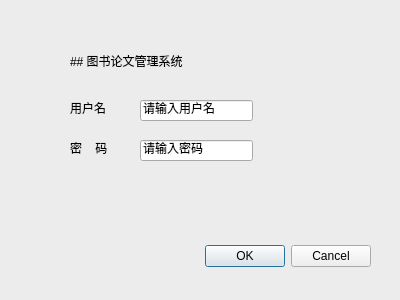
<?xml version="1.0" encoding="UTF-8"?>
<ui version="4.0">
 <class>Dialog</class>
 <widget class="QDialog" name="Dialog">
  <property name="geometry">
   <rect>
    <x>0</x>
    <y>0</y>
    <width>400</width>
    <height>300</height>
   </rect>
  </property>
  <property name="palette">
   <palette>
    <active>
     <colorrole role="Window">
      <brush brushstyle="SolidPattern">
       <color alpha="255">
        <red>240</red>
        <green>222</green>
        <blue>237</blue>
       </color>
      </brush>
     </colorrole>
    </active>
    <inactive>
     <colorrole role="Window">
      <brush brushstyle="SolidPattern">
       <color alpha="255">
        <red>236</red>
        <green>236</green>
        <blue>236</blue>
       </color>
      </brush>
     </colorrole>
    </inactive>
    <disabled>
     <colorrole role="Window">
      <brush brushstyle="SolidPattern">
       <color alpha="255">
        <red>240</red>
        <green>222</green>
        <blue>237</blue>
       </color>
      </brush>
     </colorrole>
    </disabled>
   </palette>
  </property>
  <property name="windowTitle">
   <string>Dialog</string>
  </property>
  <widget class="QDialogButtonBox" name="buttonBox">
   <property name="geometry">
    <rect>
     <x>30</x>
     <y>240</y>
     <width>341</width>
     <height>32</height>
    </rect>
   </property>
   <property name="orientation">
    <enum>Qt::Horizontal</enum>
   </property>
   <property name="standardButtons">
    <set>QDialogButtonBox::Cancel|QDialogButtonBox::Ok</set>
   </property>
  </widget>
  <widget class="QLabel" name="label">
   <property name="geometry">
    <rect>
     <x>70</x>
     <y>100</y>
     <width>58</width>
     <height>16</height>
    </rect>
   </property>
   <property name="text">
    <string>用户名</string>
   </property>
  </widget>
  <widget class="QLabel" name="label_2">
   <property name="geometry">
    <rect>
     <x>70</x>
     <y>140</y>
     <width>58</width>
     <height>16</height>
    </rect>
   </property>
   <property name="text">
    <string>密    码</string>
   </property>
  </widget>
  <widget class="QLineEdit" name="lineEdit">
   <property name="geometry">
    <rect>
     <x>140</x>
     <y>100</y>
     <width>113</width>
     <height>21</height>
    </rect>
   </property>
   <property name="text">
    <string>请输入用户名</string>
   </property>
  </widget>
  <widget class="QLineEdit" name="lineEdit_2">
   <property name="geometry">
    <rect>
     <x>140</x>
     <y>140</y>
     <width>113</width>
     <height>21</height>
    </rect>
   </property>
   <property name="text">
    <string>请输入密码</string>
   </property>
   <property name="clearButtonEnabled">
    <bool>false</bool>
   </property>
  </widget>
  <widget class="QLabel" name="label_3">
   <property name="geometry">
    <rect>
     <x>70</x>
     <y>40</y>
     <width>181</width>
     <height>41</height>
    </rect>
   </property>
   <property name="text">
    <string>## 图书论文管理系统</string>
   </property>
   <property name="textFormat">
    <enum>Qt::MarkdownText</enum>
   </property>
  </widget>
 </widget>
 <resources/>
 <connections>
  <connection>
   <sender>buttonBox</sender>
   <signal>accepted()</signal>
   <receiver>Dialog</receiver>
   <slot>accept()</slot>
   <hints>
    <hint type="sourcelabel">
     <x>248</x>
     <y>254</y>
    </hint>
    <hint type="destinationlabel">
     <x>157</x>
     <y>274</y>
    </hint>
   </hints>
  </connection>
  <connection>
   <sender>buttonBox</sender>
   <signal>rejected()</signal>
   <receiver>Dialog</receiver>
   <slot>reject()</slot>
   <hints>
    <hint type="sourcelabel">
     <x>316</x>
     <y>260</y>
    </hint>
    <hint type="destinationlabel">
     <x>286</x>
     <y>274</y>
    </hint>
   </hints>
  </connection>
 </connections>
</ui>
